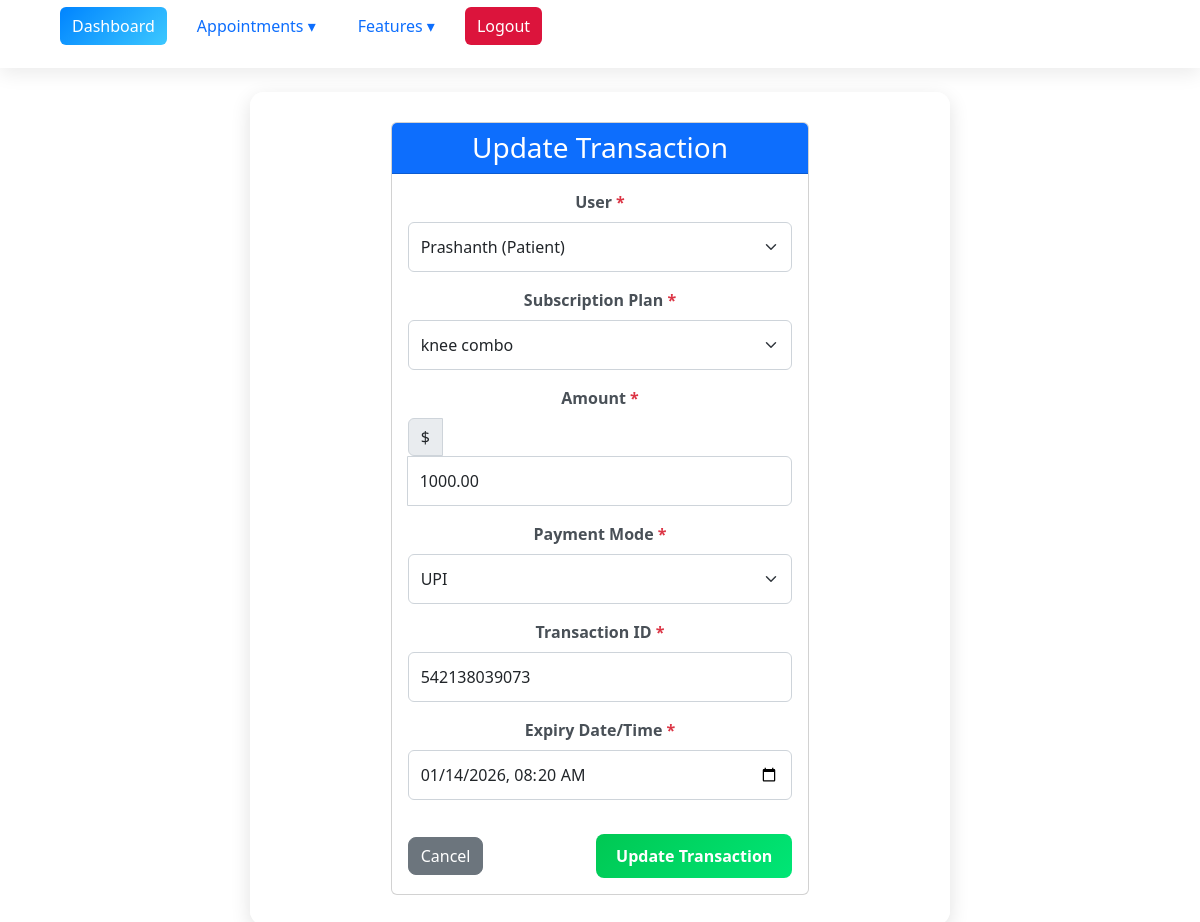
Page /transactions/2/edit/ (signed in) on the committed database.
### myproject/base/models.py (models this page shows, shortened)
class Transaction(models.Model):
    PAYMENT_MODES = [
        ('UPI', 'UPI'),
        ('Card', 'Credit/Debit Card'),
        ('NetBanking', 'Net Banking'),
        ('Cash', 'Cash'),
        ('Wallet', 'Wallet'),
    ]
    user = models.ForeignKey(User, on_delete=models.CASCADE, related_name='transactions')
    plan = models.ForeignKey('SubscriptionPlan', on_delete=models.CASCADE, related_name='transactions')  # ✅ Refer by string
    amount = models.DecimalField(max_digits=8, decimal_places=2)
    payment_mode = models.CharField(max_length=50, choices=PAYMENT_MODES)
    transaction_id = models.CharField(max_length=100, unique=True)
    started_at = models.DateTimeField(auto_now_add=True)
    expires_at = models.DateTimeField()

class User(AbstractUser):
    ROLE_CHOICES = [
        ('Patient', 'Patient'),
        ('Therapist', 'Therapist'),
        ('Admin', 'Admin'),
        ('SupportStaff', 'Support Staff'),
    ]
    GENDER_CHOICES = [
        ('Male', 'Male'),
        ('Female', 'Female'),
        ('Other', 'Other'),
    ]
    role = models.CharField(max_length=20, choices=ROLE_CHOICES)
    phone_number = models.CharField(max_length=15, blank=True, null=True)
    gender = models.CharField(max_length=10, choices=GENDER_CHOICES, blank=True, null=True)
    date_of_birth = models.DateField(blank=True, null=True)
    address = models.TextField(blank=True, null=True)
    profile_picture = models.ImageField(upload_to='profiles/', blank=True, null=True)
    specialization = models.CharField(max_length=255, blank=True, null=True)
    years_of_experience = models.PositiveIntegerField(default=0)
    qualification = models.CharField(max_length=255, blank=True, null=True)
    availability_status = models.BooleanField(default=True)
    ratings_average = models.FloatField(default=0,
                                        validators=[MinValueValidator(0), MaxValueValidator(5)])
    languages_spoken = models.CharField(max_length=255, blank=True, null=True)
    verification_status = models.BooleanField(default=False)
    groups = models.ManyToManyField(
        Group,
        related_name="custom_user_groups",
        blank=True
    )
    user_permissions = models.ManyToManyField(
        Permission,
        related_name="custom_user_permissions",
        blank=True
    )
    def __str__(self):
        return f"{self.username} ({self.role})"
    class Meta:
        ordering = ['username']

class SubscriptionPlan(models.Model):
    plan_name = models.CharField(max_length=100)
    price = models.DecimalField(max_digits=8, decimal_places=2)
    duration_days = models.PositiveIntegerField()
    is_active = models.BooleanField(default=True)
    location = models.CharField(max_length=255, null=True, blank=True)  # ✅ Updated
    def __str__(self):
        return self.plan_name

### myproject/base/views.py (the view)
# urls.py: path('transactions/<int:pk>/edit/', views.transaction_update, name='transaction_update'),
@login_required
def transaction_update(request, pk):
    transaction = get_object_or_404(Transaction, pk=pk)
    if request.method == 'POST':
        form = TransactionForm(request.POST, instance=transaction)
        if form.is_valid():
            form.save()
            messages.success(request, "Transaction updated successfully.")
            return redirect('transaction_list')
    else:
        form = TransactionForm(instance=transaction)
    return render(request, 'transaction/transaction_form.html', {'form': form})

### myproject/base/forms.py (shortened to what this page needs)
class TransactionForm(forms.ModelForm):
    class Meta:
        model = Transaction
        fields = ['user', 'plan', 'amount', 'payment_mode', 'transaction_id', 'expires_at']
        widgets = {
            'user': forms.Select(attrs={'class': 'form-select'}),
            'plan': forms.Select(attrs={'class': 'form-select'}),
            'amount': forms.NumberInput(attrs={'class': 'form-control', 'step': '0.01', 'min': '0'}),
            'payment_mode': forms.Select(attrs={'class': 'form-select'}),
            'transaction_id': forms.TextInput(attrs={'class': 'form-control', 'placeholder': 'Unique transaction ID'}),
            'expires_at': forms.DateTimeInput(attrs={'class': 'form-control', 'type': 'datetime-local'}),
        }
        labels = {
            'user': 'User',
            'plan': 'Subscription Plan',
            'amount': 'Amount',
            'payment_mode': 'Payment Mode',
            'transaction_id': 'Transaction ID',
            'expires_at': 'Expiry Date/Time',
        }

### myproject/base/templates/transaction/transaction_form.html (shortened to what this page needs)
{% extends 'main.html' %}
{% block content %}
<div class="container mt-4">
    <div class="row justify-content-center">
        <div class="col-md-8">
            <div class="card">
                <div class="card-header bg-primary text-white">
                    <h3 class="card-title mb-0">
                        {{ form.instance.id|yesno:"Update Transaction,Create Transaction" }}
                    </h3>
                </div>
                <div class="card-body">
                    <form method="POST">
                        {% for field in form %}
                        <div class="mb-3">
                            <label for="{{ field.id_for_label }}" class="form-label fw-bold">
                                {{ field.label }}
                                {% if field.field.required %}<span class="text-danger">*</span>{% endif %}
                            </label>
                            {% if field.field.widget.input_type == 'select' %}
                                <select name="{{ field.name }}" id="{{ field.id_for_label }}" class="form-select">
                                    {% for choice in field.field.choices %}
                                        {% if choice.0 %}
                                        <option value="{{ choice.0 }}" {% if field.value == choice.0 %}selected{% endif %}>
                                            {{ choice.1 }}
                                        </option>
                                        {% endif %}
                                    {% endfor %}
                                </select>
                            {% elif field.field.widget.input_type == 'number' %}
                                <div class="input-group">
                                    <span class="input-group-text">$</span>
                                    <input type="number" name="{{ field.name }}" id="{{ field.id_for_label }}"
                                           class="form-control" value="{{ field.value|default:'' }}"
                                           step="0.01" min="0"
                                           placeholder="Enter amount...">
                                </div>
                            {% elif field.field.widget.input_type == 'datetime-local' %}
                                <input type="datetime-local" name="{{ field.name }}" id="{{ field.id_for_label }}"
                                       class="form-control" value="{{ field.value|date:'Y-m-d\TH:i'|default:'' }}">
                            {% elif field.field.widget.input_type == 'textarea' %}
                                <textarea name="{{ field.name }}" id="{{ field.id_for_label }}"
                                          class="form-control" rows="3"
                                          placeholder="Enter transaction details...">{{ field.value|default:'' }}</textarea>
                            {% else %}
                                {{ field }}
                            {% endif %}
                        </div>
                        {% endfor %}
                        <div class="d-flex justify-content-between align-items-center mt-4">
                            <a href="{% url 'transaction_list' %}" class="btn btn-secondary">
                                 Cancel
                            </a>
                            <button type="submit" class="btn btn-success">
                                {{ form.instance.id|yesno:"Update Transaction,Create Transaction" }}
                            </button>
                        </div>
                    </form>
                </div>
            </div>
        </div>
    </div>
</div>
{% endblock %}

### static/style.css (style rules this page uses)
.container.mt-4 { background: rgba(255, 255, 255, 0.88); padding: 30px; border-radius: 14px; max-width: 700px; margin: auto; box-shadow: 0 6px 20px rgba(0,0,0,0.12); animation: fadeInPage 0.6s ease-in-out; }
form label { font-weight: 600; margin-bottom: 6px; display: inline-block; }
input, textarea, select { width: 100% !important; padding: 10px 14px; border-radius: 8px; border: 1.5px solid #ccc; transition: all 0.25s ease-in-out; font-size: 15px; }
.btn-success { background: linear-gradient(135deg, #00c853, #00e676); border: none; font-weight: bold; padding: 10px 20px; border-radius: 8px; transition: transform .2s ease; }
.btn-secondary { border-radius: 8px; }
form button, form .btn-secondary { margin-top: 10px; }

### templates/nav.html (style rules this page uses)
:root { --primary-color: #0084ff; --gradient: linear-gradient(135deg, #0084ff, #3cc8ff); --bg-light: #ffffff; --bg-dark: #0b0e12; --text-light: #fff; --text-dark: #222; --nav-bg-light: rgba(255, 255, 255, 0.85); --nav-bg-dark: rgba(20, 20, 20, 0.85); --hover-light: #e7f3ff; --hover-dark: #1f2a37; --blur-bg: blur(10px); }
body.light-theme { background: var(--bg-light); color: var(--text-dark); }

### myproject/base/templates/transaction/transaction_form.html (style rules this page uses)
.form-control, .form-select { border-radius: 0.375rem; border: 1px solid #ced4da; padding: 0.75rem; width: 100%; font-size: 1rem; }
.form-label { margin-bottom: 0.5rem; color: #495057; }
.input-group-text { background-color: #e9ecef; border: 1px solid #ced4da; }
input[type="datetime-local"] { cursor: pointer; }

### rows in the picture
Transaction: instance.id "Update Transaction", amount "1000.00", payment_mode "UPI", form "542138039073"
User: user "Prashanth (Patient)"
SubscriptionPlan: plan "knee combo"

### other values in the picture
{{ field.label }} "User" "Subscription Plan" "Amount" "Payment Mode" "Transaction ID" "Expiry Date/Time"
